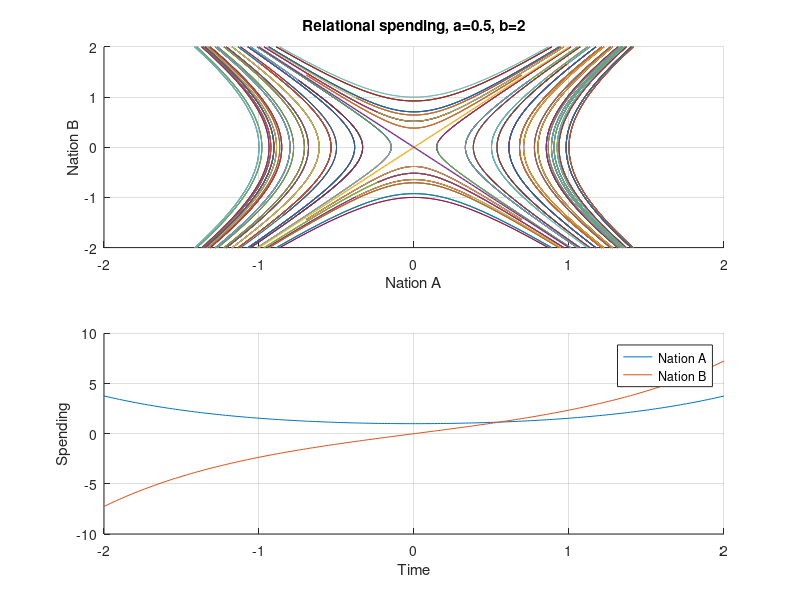

Reproduce this figure in MATLAB.
a = 0.5;
b = 2;
A = [0,a;b,0];
%model_1 = @(v) A * v'
omega = sqrt(a*b);
point = linspace(0,2*pi,17)
%ini = [2.0,1.0; 1.0,1.0; 1.0,2.0; 3.0,1.0;
%1.0, 3.0;2.0,2.0; 3.0,3.0];
[X,Y] = meshgrid(point,point);
ini = [cos(X(:)),sin(Y(:))];
P = [sqrt(a/(a+b)),sqrt(a/(a+b)); sqrt(b/(a+b)),-sqrt(b/(a+b))];
xi_1 = P(:,1);
xi_2 = P(:,2);
P_1 = inv(P);
U = P_1 * ini';
%display(U);
u_0 = U(1);
v_0 = U(2);
%disp(model_1(ini))

t = linspace(-2,2,200);
sol = @(t,u) u(1)*xi_1 .* exp(omega*t) + u(2)*xi_2 .* exp(-omega*t);
fig = figure();
subplot(2,1,1);
hold on;
for k = 1:size(U,2)
  x = sol(t,U(:,k))(1,:);
  y = sol(t,U(:,k))(2,:);
  plot(x,y,'DisplayName',sprintf('initial = %.2f, %.2f',ini'(1,k),ini'(2,k)));
endfor
plot(t,sqrt(b/a)*t,'DisplayName',sprintf('Line of slope sqrt(b/a)%.2f',sqrt(b/a)),'LineWidth',1);
plot(t,-sqrt(b/a)*t,'LineWidth',1)
hold off;
xlim([-2,2]); ylim([-2,2]);
%legend('show');
title(sprintf("Relational spending, a=%g, b=%g",a,b));
xlabel("Nation A");
ylabel("Nation B");
grid on;
subplot(2,1,2);
hold on;
x = sol(t,U(:,1))(1,:);
y = sol(t,U(:,1))(2,:);
plot(t,x,'DisplayName','Nation A');
plot(t,y,'DisplayName','Nation B');
xlabel('Time');
ylabel('Spending');
legend('show');
grid on;
%%waitfor(gcf);
hold off;
print('figures/model_1_curves.png', '-dpng', '-S800,600');
